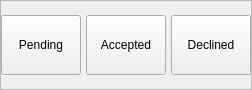
                    <widget class="QFrame" name="AcceptedDeclineBtns">
                     <property name="sizePolicy">
                      <sizepolicy hsizetype="Preferred" vsizetype="Expanding">
                       <horstretch>0</horstretch>
                       <verstretch>0</verstretch>
                      </sizepolicy>
                     </property>
                     <property name="maximumSize">
                      <size>
                       <width>16777215</width>
                       <height>90</height>
                      </size>
                     </property>
                     <property name="styleSheet">
                      <string notr="true"/>
                     </property>
                     <property name="frameShape">
                      <enum>QFrame::StyledPanel</enum>
                     </property>
                     <property name="frameShadow">
                      <enum>QFrame::Raised</enum>
                     </property>
                     <layout class="QHBoxLayout" name="horizontalLayout_32">
                      <property name="spacing">
                       <number>5</number>
                      </property>
                      <property name="leftMargin">
                       <number>0</number>
                      </property>
                      <property name="topMargin">
                       <number>5</number>
                      </property>
                      <property name="rightMargin">
                       <number>0</number>
                      </property>
                      <property name="bottomMargin">
                       <number>5</number>
                      </property>
                      <item>
                       <widget class="QPushButton" name="pendingWebBtn">
                        <property name="sizePolicy">
                         <sizepolicy hsizetype="Expanding" vsizetype="Expanding">
                          <horstretch>0</horstretch>
                          <verstretch>0</verstretch>
                         </sizepolicy>
                        </property>
                        <property name="maximumSize">
                         <size>
                          <width>16777215</width>
                          <height>60</height>
                         </size>
                        </property>
                        <property name="styleSheet">
                         <string notr="true"/>
                        </property>
                        <property name="text">
                         <string>Pending</string>
                        </property>
                       </widget>
                      </item>
                      <item>
                       <widget class="QPushButton" name="AcceptedBtn">
                        <property name="sizePolicy">
                         <sizepolicy hsizetype="Expanding" vsizetype="Expanding">
                          <horstretch>0</horstretch>
                          <verstretch>0</verstretch>
                         </sizepolicy>
                        </property>
                        <property name="maximumSize">
                         <size>
                          <width>16777215</width>
                          <height>60</height>
                         </size>
                        </property>
                        <property name="styleSheet">
                         <string notr="true"/>
                        </property>
                        <property name="text">
                         <string>Accepted</string>
                        </property>
                       </widget>
                      </item>
                      <item>
                       <widget class="QPushButton" name="DeclinedBtn">
                        <property name="sizePolicy">
                         <sizepolicy hsizetype="Expanding" vsizetype="Expanding">
                          <horstretch>0</horstretch>
                          <verstretch>0</verstretch>
                         </sizepolicy>
                        </property>
                        <property name="maximumSize">
                         <size>
                          <width>16777215</width>
                          <height>60</height>
                         </size>
                        </property>
                        <property name="styleSheet">
                         <string notr="true"/>
                        </property>
                        <property name="text">
                         <string>Declined</string>
                        </property>
                       </widget>
                      </item>
                     </layout>
                    </widget>
